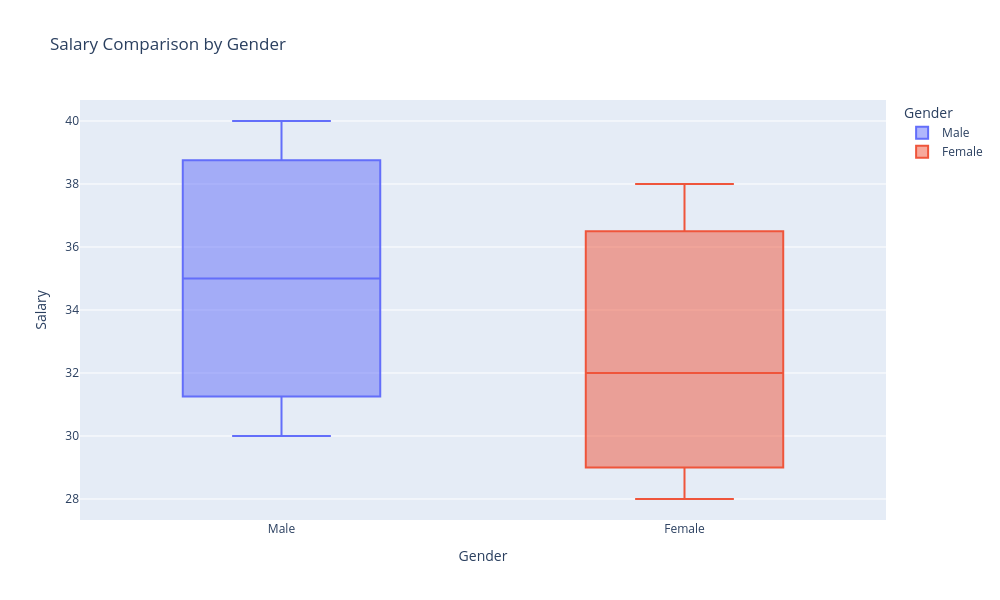

This figure's notebook cell:
### Markdown cell above
## Example 4: Gender-wise Salary Comparison

### Code cell
df4 = pd.DataFrame({
    "Gender": ["Male","Male","Male","Female","Female","Female"],
    "Salary": [30, 35, 40, 28, 32, 38]
})

fig = px.box(df4, x="Gender", y="Salary",color='Gender',
             title="Salary Comparison by Gender")
fig.update_layout(
    width=1000,   # increase width
    height=600) 

fig.show()

### Figure 1 — Plotly figure (JSON) as saved in the notebook; plotly's stock layout.template omitted (floating-point values rounded to 4 significant figures)
{"data": [{"alignmentgroup": "True", "hovertemplate": "Gender=%{x}<br>Salary=%{y}<extra></extra>", "legendgroup": "Male", "marker": {"color": "#636efa"}, "name": "Male", "notched": false, "offsetgroup": "Male", "orientation": "v", "showlegend": true, "type": "box", "x": ["Male", "Male", "Male"], "x0": " ", "xaxis": "x", "y": [30, 35, 40], "y0": " ", "yaxis": "y"}, {"alignmentgroup": "True", "hovertemplate": "Gender=%{x}<br>Salary=%{y}<extra></extra>", "legendgroup": "Female", "marker": {"color": "#EF553B"}, "name": "Female", "notched": false, "offsetgroup": "Female", "orientation": "v", "showlegend": true, "type": "box", "x": ["Female", "Female", "Female"], "x0": " ", "xaxis": "x", "y": [28, 32, 38], "y0": " ", "yaxis": "y"}], "layout": {"boxmode": "overlay", "height": 600, "legend": {"title": {"text": "Gender"}, "tracegroupgap": 0}, "title": {"text": "Salary Comparison by Gender"}, "width": 1000, "xaxis": {"anchor": "y", "categoryarray": ["Male", "Female"], "categoryorder": "array", "domain": [0, 1], "title": {"text": "Gender"}}, "yaxis": {"anchor": "x", "domain": [0, 1], "title": {"text": "Salary"}}}}
